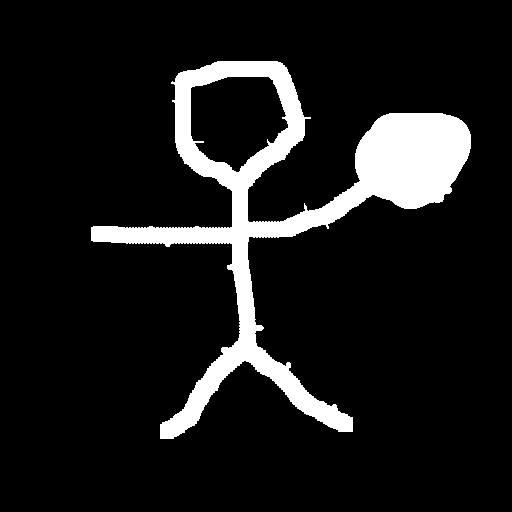
#> input picture img/skel.png, 512 x 512 px
$ jupyter execute --allow-errors example.ipynb   (older library calls are emulated)
#> lines starting #> are read from the running program, lines starting #| are printed output that depends on the picture; after the words box and inside, x2 and y2 are one past the last pixel; in counts of white or black regions, pixels touching at a corner belong together
# DSE
Python implementation of discrete skeleton evolution, a skeleton pruning algorithm
http://citeseerx.ist.psu.edu/viewdoc/download?doi=10.1.1.79.8377&rep=rep1&type=pdf

[Example](https://github.com/originlake/DSE/blob/master/example.ipynb)
This algorithm filters out branches by evalutating their reconstruction weights. Original paper measures the weights by calculating the ratio of reconstruction pixel loss to whole reconstruction pixel, here the weights are simply the reconstruction pixel loss.

[cell 1]
from dsepruning import skel_pruning_DSE
import numpy as np
from skimage.io import imread
from skimage.morphology import medial_axis, skeletonize
from scipy.ndimage import distance_transform_edt
import matplotlib
import matplotlib.pyplot as plt

[cell 2]
matplotlib.rcParams['figure.figsize'] = [10, 10]

[cell 3]
mask = imread('img/skel.png')
#> mask: shape (512, 512); 10.5% white; 1 white region, box (x1, y1, x2, y2) and area: (91, 61, 471, 439) 27499
mask = mask > 0
plt.imshow(mask)
plt.show()

[cell 4]
skel = skeletonize(mask)
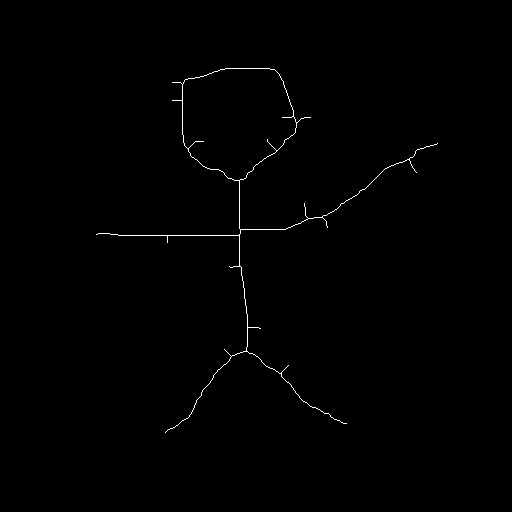
#> skel: shape (512, 512) bool; 0.47% white in thin lines or dots, all inside (x1, y1, x2, y2) = (96, 68, 438, 433)
print("Show skeleton by skeletonize:")
plt.imshow(skel);plt.show()
dist = distance_transform_edt(mask, return_indices=False, return_distances=True)
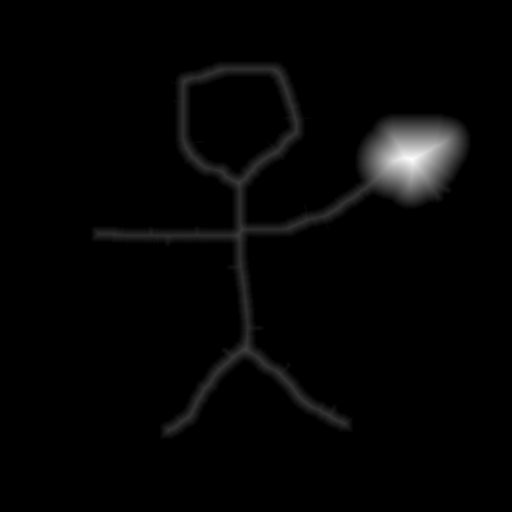
#> dist: shape (512, 512) float64; min 0, max 46.52, mean 0.9; drawn with min black and max white
print("Show distance map:")
plt.imshow(dist);plt.show()
#> (the rest of this cell did not finish here and is left out)

[cell 5]
skel, dist = medial_axis(mask, return_distance=True)
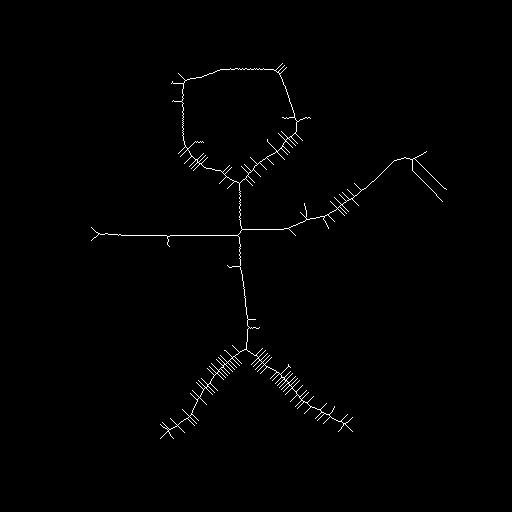
#> skel: shape (512, 512) bool; 0.82% white in thin lines or dots, all inside (x1, y1, x2, y2) = (91, 63, 447, 439)
print("Show skeleton by skeletonize:")
plt.imshow(skel);plt.show()
print("Show distance map:")
plt.imshow(dist);plt.show()
#> (the rest of this cell did not finish here and is left out)
